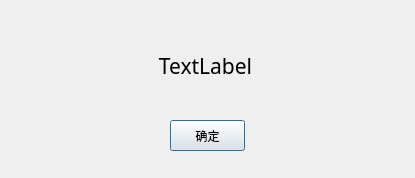
<?xml version="1.0" encoding="UTF-8"?>
<ui version="4.0">
 <class>dlg_8</class>
 <widget class="QDialog" name="dlg_8">
  <property name="geometry">
   <rect>
    <x>0</x>
    <y>0</y>
    <width>415</width>
    <height>178</height>
   </rect>
  </property>
  <property name="windowTitle">
   <string>输入错误信息</string>
  </property>
  <widget class="QLabel" name="label">
   <property name="geometry">
    <rect>
     <x>20</x>
     <y>50</y>
     <width>371</width>
     <height>31</height>
    </rect>
   </property>
   <property name="font">
    <font>
     <family>Adobe Arabic</family>
     <pointsize>16</pointsize>
    </font>
   </property>
   <property name="text">
    <string>TextLabel</string>
   </property>
   <property name="alignment">
    <set>Qt::AlignCenter</set>
   </property>
  </widget>
  <widget class="QPushButton" name="pushButton">
   <property name="geometry">
    <rect>
     <x>170</x>
     <y>120</y>
     <width>75</width>
     <height>31</height>
    </rect>
   </property>
   <property name="cursor">
    <cursorShape>PointingHandCursor</cursorShape>
   </property>
   <property name="text">
    <string>确定</string>
   </property>
  </widget>
 </widget>
 <resources/>
 <connections>
  <connection>
   <sender>pushButton</sender>
   <signal>clicked()</signal>
   <receiver>dlg_8</receiver>
   <slot>accept()</slot>
   <hints>
    <hint type="sourcelabel">
     <x>207</x>
     <y>128</y>
    </hint>
    <hint type="destinationlabel">
     <x>316</x>
     <y>134</y>
    </hint>
   </hints>
  </connection>
 </connections>
</ui>
